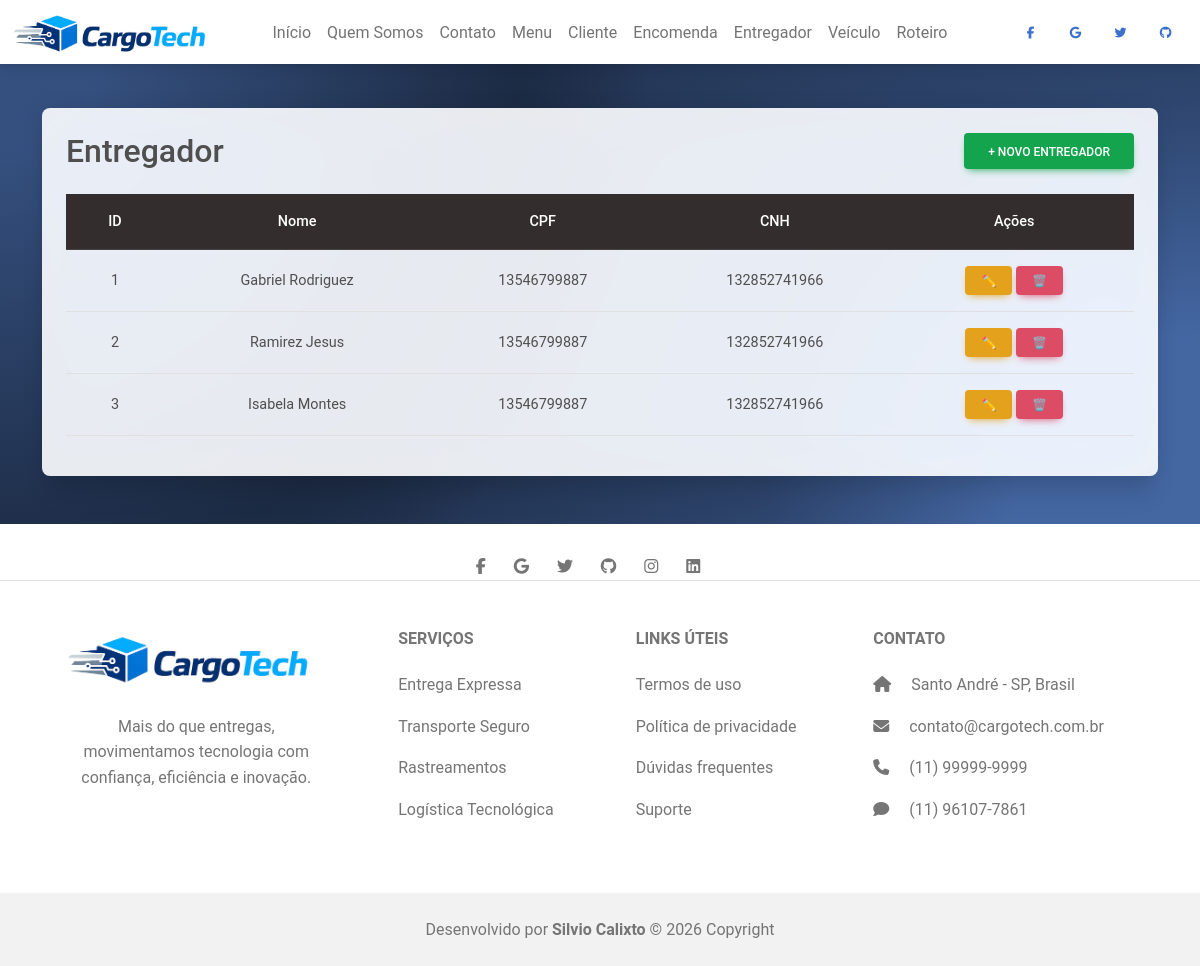
Before: /telas/entregador/listar.php with the older database file.
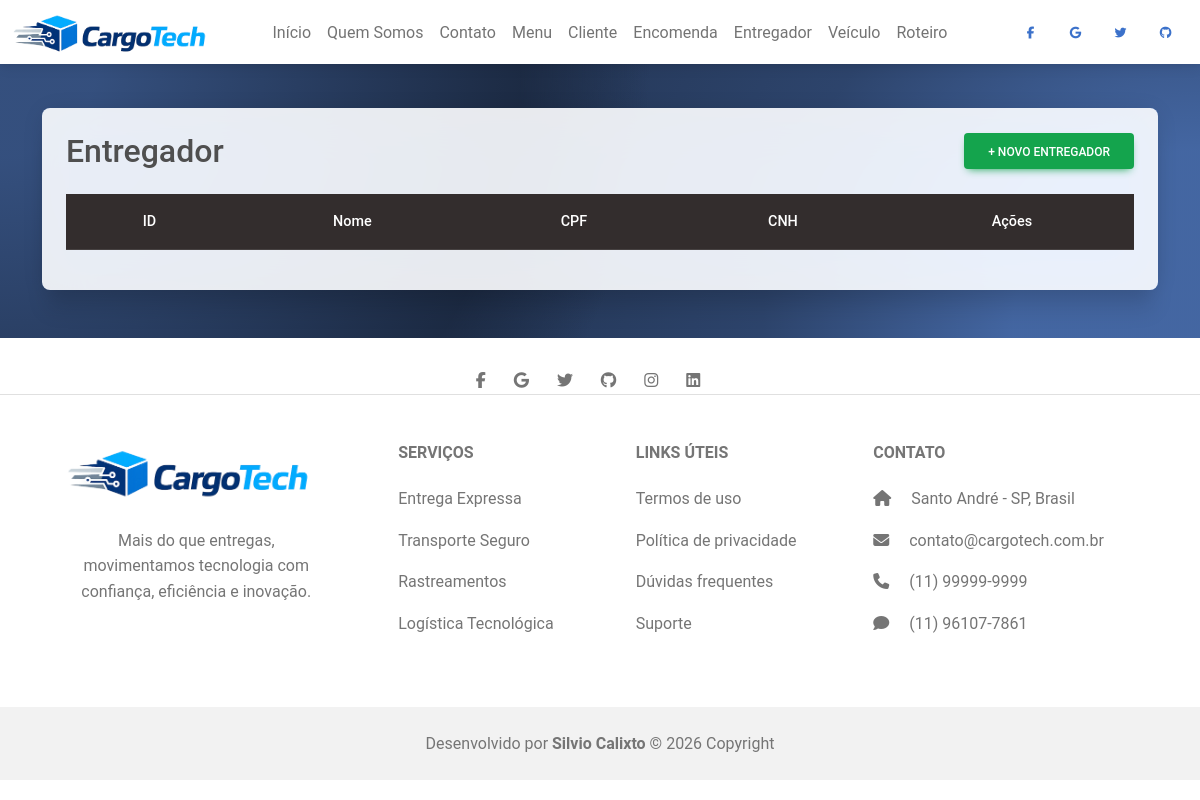
After: the same page with the newer database file.
### tables this page shows
create table entregador (
	codigo int not null primary key auto_increment,
    nome varchar(45),
    cpf varchar(15),
    cnh varchar(15)
);

### DAO/conexao.php (called while the page is built, shortened)
<?php
  class Conexao {
    function conectar() {
      try {
        $conn = mysqli_connect('localhost',
                               'root',
                               '',
                               'entregas');
      if($conn) {
        return $conn;
      }
      }
      catch(Exception $erro)
      {
        return "Algo deu errado!<br><br> $erro";
      }
    }
  }
?>

### DAO/EntregadorDAO.php (called while the page is built, shortened)
<?php
require_once(__DIR__ . '/conexao.php');
class EntregadorDAO {
    private $conn;
    public function __construct() {
        $conexao = new Conexao();
        $this->conn = $conexao->conectar();
    }
    public function listar() {
        $sql = "SELECT * FROM entregador";
        return mysqli_query($this->conn, $sql);
    }
}

### telas/entregador/listar.php (the view, shortened to what the changed rows need)
<?php
require_once('../../DAO/EntregadorDAO.php');
$dao = new EntregadorDAO();
$result = $dao->listar();
?>
<!doctype html>
<html lang="pt-br">
  <head>
    <link rel="stylesheet" href="../../css/style.css">
    <link rel="stylesheet" href="https://cdnjs.cloudflare.com/ajax/libs/font-awesome/6.7.2/css/all.min.css">
    <link href="https://cdnjs.cloudflare.com/ajax/libs/mdb-ui-kit/6.4.0/mdb.min.css" rel="stylesheet"/>
    </head>
  <body>
<section class="background-radial-gradient py-5 form" style="margin-top: 60px;">
<div class="container">
  <div class="card bg-glass shadow-5-strong p-4">
    <div class="d-flex justify-content-between align-items-center mb-4">
      <h2 class="mb-0">Entregador</h2>
    </div>
    <div class="table-responsive">
      <table class="table table-hover align-middle text-center">
        <thead class="table-dark">
          <tr>
          <th>ID</th>
          <th>Nome</th>
          <th>CPF</th>
          <th>CNH</th>
          <th>Ações</th>
          </tr>
        </thead>
        <tbody>
          <?php while($e = mysqli_fetch_assoc($result)){ ?>
          <tr>
          <td><?= $e['codigo'] ?></td>
  <td><?= $e['nome'] ?></td>
  <td><?= $e['cpf'] ?></td>
  <td><?= $e['cnh'] ?></td>
            <td>
              <a href="editar.php?id=<?= $e['codigo'] ?>" class="btn btn-warning btn-sm">
                ✏️
              </a>
              <a href="?acao=excluir&id=<?= $e['codigo'] ?>"
                 class="btn btn-danger btn-sm"
                 onclick="return confirm('Tem certeza que deseja excluir?')">
                🗑️
              </a>
            </td>
          </tr>
          <?php } ?>
        </tbody>
      </table>
    </div>
  </div>
</div>
</section>
  </body>
</html>

Changed rows visible on the page:
removed entregador: codigo "1", nome "Gabriel Rodriguez", cpf "13546799887", cnh "132852741966"
removed entregador: codigo "2", nome "Ramirez Jesus", cpf "13546799887", cnh "132852741966"
removed entregador: codigo "3", nome "Isabela Montes", cpf "13546799887", cnh "132852741966"
